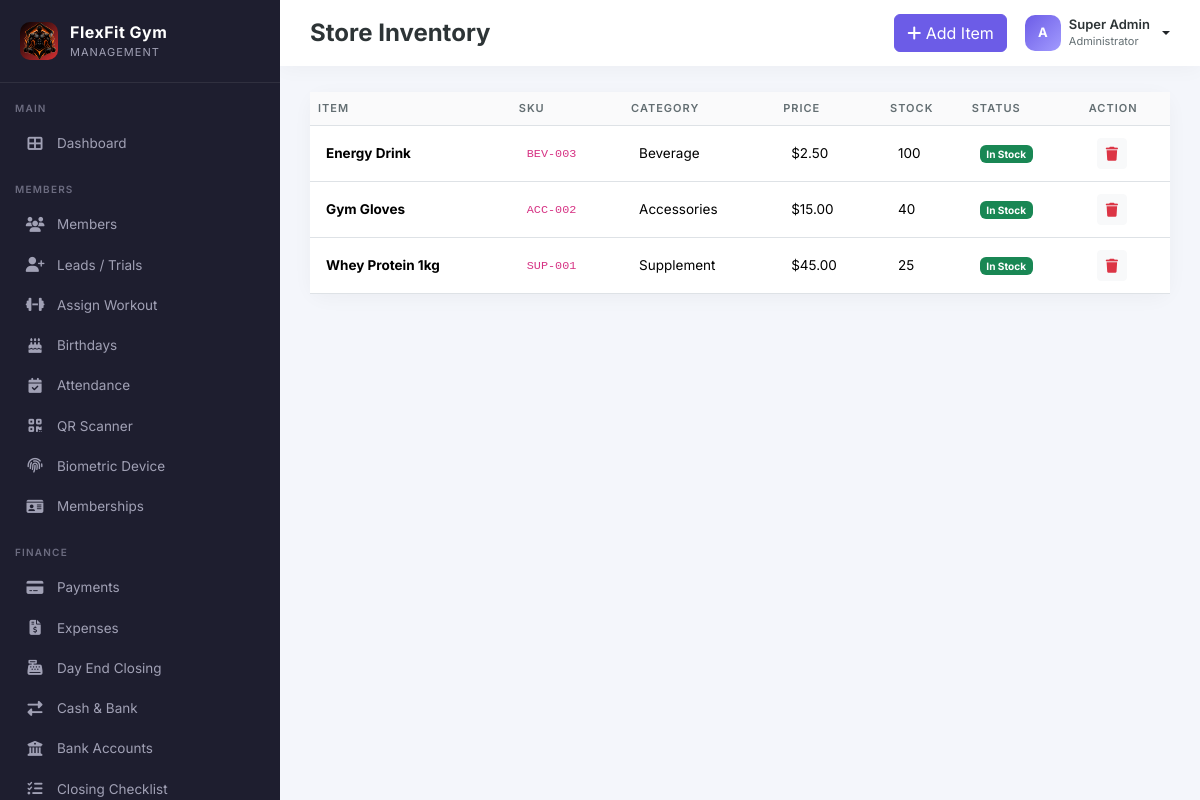
/admin/store.php (signed in), run on the app's committed database.
### tables this page shows
CREATE TABLE IF NOT EXISTS store_items (
    id INT AUTO_INCREMENT PRIMARY KEY,
    name VARCHAR(150) NOT NULL,
    category VARCHAR(100),
    price DECIMAL(10,2) NOT NULL,
    stock INT DEFAULT 0,
    sku VARCHAR(50) UNIQUE,
    image VARCHAR(255),
    created_at TIMESTAMP DEFAULT CURRENT_TIMESTAMP
);

### config/init.php (called while the page is built, shortened)
<?php
require_once __DIR__ . '/database.php';
require_once __DIR__ . '/../includes/functions.php';
$settings = [];
try {
    $stmt = $pdo->query("SHOW TABLES LIKE 'settings'");
    if ($stmt->rowCount() > 0) {
        $stmt = $pdo->query("SELECT setting_key, setting_value FROM settings");
        foreach ($stmt->fetchAll() as $row) {
            $settings[$row['setting_key']] = $row['setting_value'];
        }
    }
} catch (Exception $e) {
}
?>

### includes/functions.php (called while the page is built, shortened)
<?php
function getSetting($key, $default = '') {
    global $settings;
    return $settings[$key] ?? $default;
}
function formatCurrency($amount) {
    $currency = getSetting('currency', '$');
    return $currency . number_format((float)$amount, 2);
}
?>

### admin/store.php (the view, shortened to what this page needs)
<?php
require_once '../includes/header.php';
require_once '../includes/sidebar.php';
$items = $pdo->query(
    "SELECT * FROM store_items ORDER BY id DESC"
)->fetchAll();
?>
<div class="main-content">
    <div class="topbar">
        <div class="d-flex gap-3 align-items-center">
            <h4>Store Inventory</h4>
        </div>
        <div class="topbar-actions">
            <button
                class="btn btn-primary"
                data-bs-toggle="modal"
                data-bs-target="#addModal"
            >
                <i class="fas fa-plus"></i> Add Item
            </button>
            <div class="dropdown">
                <a
                    href="#"
                    class="d-flex align-items-center gap-2 text-decoration-none dropdown-toggle"
                    data-bs-toggle="dropdown"
                    aria-expanded="false"
                    style="color:inherit;"
                >
                    <div
                        class="avatar"
                        style="background:linear-gradient(135deg,#6c5ce7,#a29bfe); color:white;"
                    >
                        <?= strtoupper(substr($_SESSION['username'] ?? 'A', 0, 1)) ?>
                    </div>
                    <div
                        class="d-none d-md-block text-start"
                        style="line-height:1.1;"
                    >
                        <div
                            style="font-size:13px; font-weight:600;color:#2d3436;"
                        >
                            <?= $_SESSION['full_name'] ?? 'Admin' ?>
                        </div>
                        <small
                            style="font-size:11px; color:#636e72;"
                        >
                            Administrator
                        </small>
                    </div>
                </a>
            </div>
        </div>
    </div>
    <div class="content-wrapper">
        <div class="card-modern">
            <div class="table-responsive">
                <table class="table table-modern mb-0">
                    <thead>
                        <tr>
                            <th>Item</th>
                            <th>SKU</th>
                            <th>Category</th>
                            <th>Price</th>
                            <th>Stock</th>
                            <th>Status</th>
                            <th>Action</th>
                        </tr>
                    </thead>
                    <tbody>
                        <?php foreach ($items as $it): ?>
                            <tr>
                                <td>
                                    <strong><?= $it['name'] ?></strong>
                                </td>
                                <td>
                                    <code><?= $it['sku'] ?></code>
                                </td>
                                <td>
                                    <?= $it['category'] ?>
                                </td>
                                <td>
                                    <?= formatCurrency($it['price']) ?>
                                </td>
                                <td>
                                    <?= $it['stock'] ?>
                                </td>
                                <td>
                                    <?php if ($it['stock'] < 5): ?>
                                        <span class="badge bg-danger">Low Stock</span>
                                    <?php elseif ($it['stock'] < 10): ?>
                                        <span class="badge bg-warning text-dark">Medium</span>
                                    <?php else: ?>
                                        <span class="badge bg-success">In Stock</span>
                                    <?php endif; ?>
                                </td>
                                <td>
                                    <a
                                        href="?delete=<?= $it['id'] ?>"
                                        class="btn btn-sm btn-light text-danger"
                                    >
                                        <i class="fas fa-trash"></i>
                                    </a>
                                </td>
                            </tr>
                        <?php endforeach; ?>
                    </tbody>
                </table>
            </div>
        </div>
    </div>
</div>

### assets/css/style.css (style rules this page uses)
:root { --sidebar-width: 280px; --primary: #6c5ce7; --primary-dark: #5a4bd1; --secondary: #a29bfe; --dark: #2d3436; --light: #f8f9fc; --success: #00b894; --warning: #fdcb6e; --danger: #d63031; }
* { font-family: 'Inter', sans-serif; }
body { background: #f4f6fb; overflow-x: hidden; }
.main-content { margin-left: var(--sidebar-width); min-height: 100vh; transition: all .3s; }
.topbar { background: #fff; padding: 14px 30px; display: flex; align-items: center; justify-content: space-between; box-shadow: 0 2px 20px rgba(0,0,0,.04); position: sticky; top: 0; z-index: 900; }
.topbar h4 { margin: 0; font-weight: 700; color: var(--dark); }
.topbar-actions { display: flex; align-items: center; gap: 18px; }
.content-wrapper { padding: 26px 30px; }
.card-modern { background: #fff; border-radius: 16px; border: none; box-shadow: 0 4px 20px rgba(0,0,0,.04); }
.table-modern thead th { font-size: 11px; text-transform: uppercase; letter-spacing: 1px; color: #636e72; font-weight: 600; border-bottom-width: 1px; background: #fafafb; }
.table-modern tbody td { vertical-align: middle; font-size: 13.5px; padding: 12px 16px; }
.btn-primary { background: var(--primary); border-color: var(--primary); }
.avatar { width: 36px; height: 36px; border-radius: 10px; object-fit: cover; background: #dfe6e9; display: inline-flex; align-items: center; justify-content: center; font-weight: 700; font-size: 13px; color: #636e72; }

### data on the page
store_items: name "Energy Drink", sku "BEV-003", category "Beverage", price "$2.50", stock "100", shows "In Stock"
store_items: name "Gym Gloves", sku "ACC-002", category "Accessories", price "$15.00", stock "40", shows "In Stock"
store_items: name "Whey Protein 1kg", sku "SUP-001", category "Supplement", price "$45.00", stock "25", shows "In Stock"

### other printed values
getSetting('gym_name', 'FlexFit Gym') "FlexFit Gym"
substr($_SESSION['username'] ?? 'A', 0, 1) "A"
$_SESSION['full_name'] "Super Admin"
